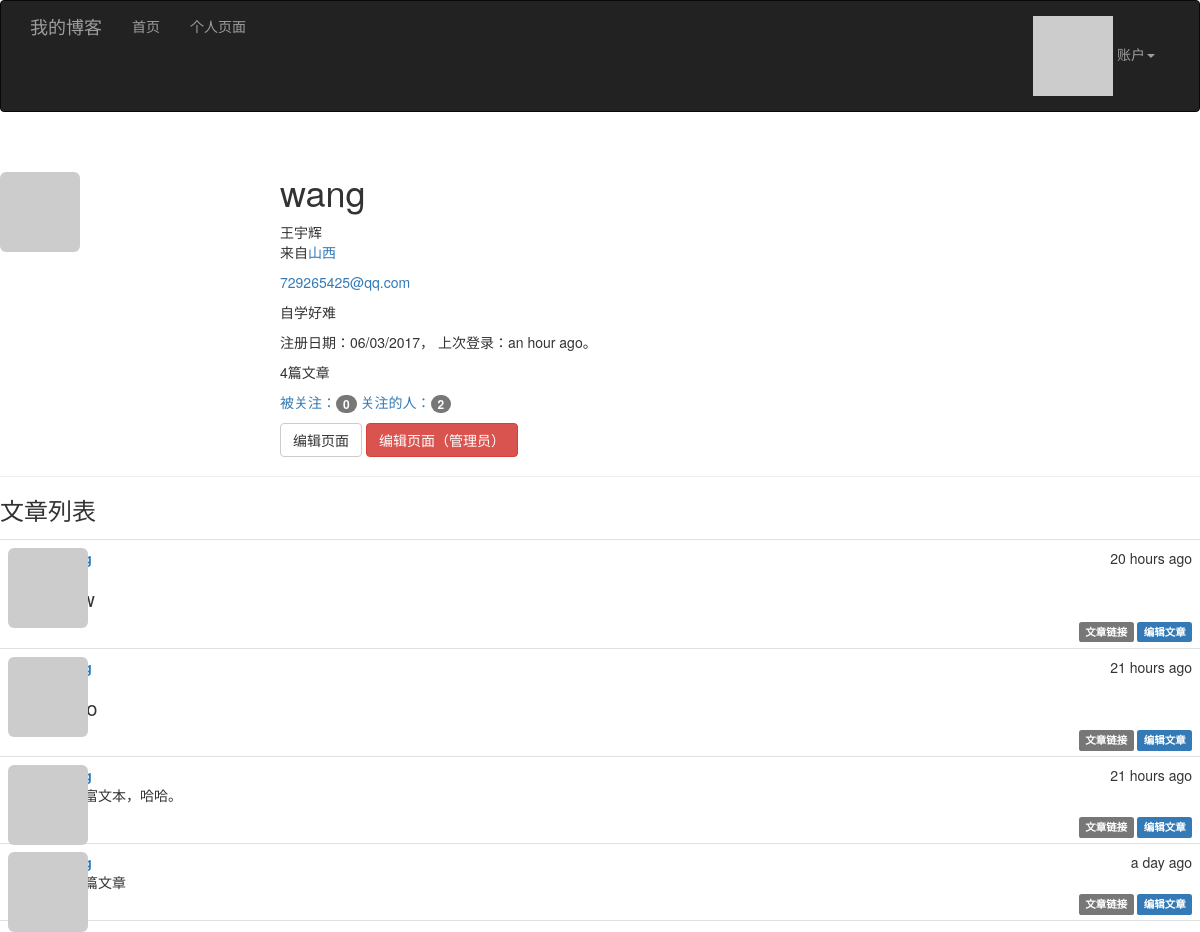
The page /user/wang (signed in) on the database its author committed.
### app/models.py (models this page shows, shortened)
class User(UserMixin,db.Model):
    __tablename__='users'
    id = db.Column(db.Integer, primary_key=True)
    email = db.Column(db.String(64), unique=True, index=True)
    username = db.Column(db.String(64), unique=True, index=True)
    password_hash = db.Column(db.String(128))
    confirmed = db.Column(db.Boolean, default=False)
    role_id = db.Column(db.Integer, db.ForeignKey('roles.id'))
    name = db.Column(db.String(64))
    location = db.Column(db.String(64))
    about_me = db.Column(db.Text())
    member_since = db.Column(db.DateTime(), default=datetime.utcnow)
    last_seen = db.Column(db.DateTime(), default=datetime.utcnow)
    avatar_hash = db.Column(db.String(32))
    posts = db.relationship('Post', backref='author', lazy='dynamic')
    followed = db.relationship('Follow',
                               foreign_keys=[Follow.follower_id],
                               backref=db.backref('follower', lazy='joined'),
                               lazy='dynamic',
                               cascade='all, delete-orphan')
    followers = db.relationship('Follow',
                               foreign_keys=[Follow.followed_id],
                               backref=db.backref('followed', lazy='joined'),
                                lazy='dynamic',
                               cascade='all, delete-orphan')
    @property
    def password(self):
        raise AttributeError('password is not a readable attribute')
    def can(self, permissions):
        return self.role is not None and (self.role.permissions & permissions) == permissions
    def is_administrator(self):
        return self.can(Permission.ADMINISTER)
    def ping(self):
        self.last_seen = datetime.utcnow()
        db.session.add(self)
    def gravatar(self, size=100, default='identicon', rating='g'):
        if request.is_secure:
            url = 'http://secure.gravatar.com/avatar'
        else:
            url = 'http://www.gravatar.com/avatar'
        hash = self.avatar_hash or hashlib.md5(
            self.email.encode('utf-8')).hexdigest()
        return '{url}/{hash}?s={size}&d={default}&r={rating}'.format(
            url=url, hash=hash, size=size, default=default, rating=rating)

class Post(db.Model):
    __tablename__ = 'posts'
    id = db.Column(db.Integer, primary_key=True)
    body = db.Column(db.Text)
    body_html = db.Column(db.Text)
    timestamp = db.Column(db.DateTime, index=True, default=datetime.utcnow)
    author_id = db.Column(db.Integer, db.ForeignKey('users.id'))

### app/main/views.py (the view)
@main.route('/user/<username>')
def user(username):
    user = User.query.filter_by(username=username).first()
    if user is None:
        abort(404)
    posts = user.posts.order_by(Post.timestamp.desc()).all()
    return render_template('user.html', user=user, posts=posts)

### app/auth/views.py (called while the page is built)
@auth.before_app_request
def before_request():
    if current_user.is_authenticated:
        current_user.ping()
        if not current_user.confirmed \
            and request.endpoint \
            and request.endpoint[:5] != 'auth.' \
            and request.endpoint != 'static':
            return redirect(url_for('auth.unconfirmed'))

### app/main/__init__.py (called while the page is built)
@main.app_context_processor
def inject_permissions():
    return dict(Permission=Permission)

### app/models.py (called while the page is built)
@login_manager.user_loader
def load_user(user_id):
    return User.query.get(int(user_id))

### app/templates/user.html (shortened to what this page needs)
{% extends "base.html" %}
{% import "bootstrap/wtf.html" as wtf %}
{% block page_content %}
<div class="page-header">
    <img class="img-rounded profile-thumbnail" src="{{ user.gravatar(size=256) }}">
    <div class="profile-header">
        <h1>{{ user.username }}</h1>
        {% if user.name or user.location %}
        <p>
            {% if user.name %}{{ user.name }}<br>{% endif %}
            {% if user.location %}来自<a href="http://map.baidu.com/?q={{ user.location }}">{{ user.location }}</a>{% endif %}
        </p>
        {% endif %}
        {% if current_user.is_administrator() %}
        <p><a href="mailto:{{ user.email }}">{{ user.email }}</a></p>
        {% endif %}
        {% if user.about_me %}<p>{{ user.about_me }}</p>{% endif %}
        <p>
            注册日期：{{ moment(user.member_since).format('L') }}，
            上次登录：{{ moment(user.last_seen).fromNow() }}。
        </p>
        <p>{{ user.posts.count() }}篇文章</p>
        <p>
            <a href="{{ url_for('.followers', username=user.username) }}">
                被关注：<span class="badge">{{ user.followers.count() - 1 }}</span>
            </a>
            <a href="{{ url_for('.followed_by', username=user.username) }}">
                关注的人：<span class="badge">{{ user.followed.count() - 1 }}</span>
            </a>
        <p>
            {% if user == current_user %}
            <a class="btn btn-default" href="{{ url_for('main.edit_profile') }}">编辑页面</a>
            {% endif %}
            {% if current_user.is_administrator() %}
            <a class="btn btn-danger" href="{{ url_for('main.edit_profile_admin', id=user.id) }}">编辑页面（管理员）</a>
            {% endif %}
    </div>
</div>
<h3>文章列表</h3>
{% include "_posts.html" %}
{% endblock %}

### app/templates/_posts.html (shortened to what this page needs)
<ul class="posts">
    {% for post in posts %}
    <li class="post">
        <div class="profile-thumbnail">
            <a href="{{ url_for('.user', username=post.author.username) }}">
                <img class="img-rounded profile-thumbnail" src="{{ post.author.gravatar(size=40) }}">
            </a>
        </div>
        <div class="post-content">
            <div class="post-date">{{ moment(post.timestamp).fromNow() }}</div>
            <div class="post-author">
                <a href="{{ url_for('.user', username=post.author.username) }}">
                </a>
            </div>
            <div class="post-body">
                {% if post.body_html %}
                {{ post.body_html | safe }}
                {% else %}
                {{ post.body }}
                {% endif %}
            </div>
            <div class="post-footer">
                <a href="{{ url_for('.post', id=post.id) }}">
                    <span class="label label-default">文章链接</span>
                </a>
                {% if current_user == post.author %}
                <a href="{{ url_for('.edit', id=post.id) }}">
                    <span class="label label-primary">编辑文章</span>
                </a>
                {% elif current_user.is_administrator() %}
                <a href="{{ url_for('.edit', id=post.id) }}">
                    <span class="label label-danger">编辑文章（管理员）</span>
                </a>
                {% endif %}
            </div>
        </div>
    </li>
    {% endfor %}
</ul>

### app/static/styles.css (style rules this page uses)
.profile-thumbnail { position: absolute; }
.profile-header { min-height: 260px; margin-left: 280px; }
ul.posts { list-style-type: none; padding: 0px; margin: 16px 0px 0px 0px; border-top: 1px solid #e0e0e0; }
ul.posts li.post { padding: 8px; border-bottom: 1px solid #e0e0e0; }
div.post-date { float: right; }
div.post-author { font-weight: bold; }
div.post-content { margin-left: 48px; min-height: 48px; }
div.post-footer { text-align: right; }
.post-body h1 { font-size: 140%; }

### rows shown on the page
User: username "wang", name "王宇辉", location "山西", email "729265425@qq.com", about_me "自学好难", member_since "06/03/2017", last_seen "an hour ago"
Post: timestamp "20 hours ago"
Post: timestamp "21 hours ago"
Post: timestamp "21 hours ago", body_html "添加富文本，哈哈。"
Post: timestamp "a day ago", body "第一篇文章"

### other values the page prints
{{ user.posts.count() }} "4"
{{ user.followers.count() - 1 }} "0"
{{ user.followed.count() - 1 }} "2"
